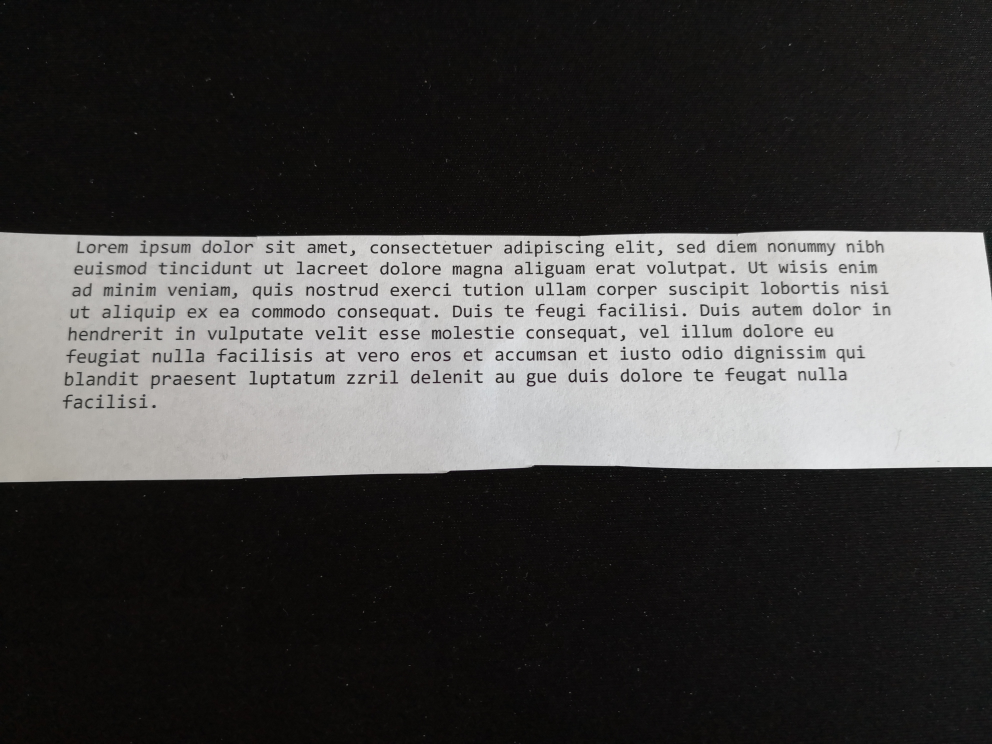
#> input picture documentation/image.jpg, 3968 x 2976 px (shown at 1/4 size)
$ python -i picture_rotator.py   (imports and definitions only)
#> lines starting #> are read from the running program, lines starting #| are printed output that depends on the picture; after the words box and inside, x2 and y2 are one past the last pixel; in counts of white or black regions, pixels touching at a corner belong together
#> in rotate_image_based_on_text, image is the input picture: shape (2976, 3968, 3); mean B, G, R 70.6, 71.4, 72.3
### imagetopdfandtxt/helper_utils.py
import os.path


def get_output_name_from_input(input_file_name, output_dir, output_extension=None):
    input_file_name = os.path.basename(input_file_name)
    output = os.path.splitext(input_file_name)
    if output_extension is None:
        output_extension = output[1]

    return output_dir + output[0] + output_extension

### imagetopdfandtxt/picture_rotator.py
import argparse
import os.path
import warnings
from shutil import copyfile
import cv2
import numpy as np
import imagetopdfandtxt.helper_utils as helper_utils
import scipy.ndimage

# see https://stackoverflow.com/a/57965160
# Delta defines the degree steps to be checked.
# Limit defines the maximum skew.
def get_rotation_angle(image, delta=1, limit=5):
#> called with delta = 1, limit = 5
    def determine_score(arr, angle):
        data = scipy.ndimage.rotate(arr, angle, reshape=False, order=0)
        histogram = np.sum(data, axis=1, dtype=float)
        score = np.sum((histogram[1:] - histogram[:-1]) ** 2, dtype=float)
        return histogram, score

    gray = cv2.cvtColor(image, cv2.COLOR_BGR2GRAY)
    thresh = cv2.threshold(gray, 0, 255, cv2.THRESH_BINARY_INV + cv2.THRESH_OTSU)[1]
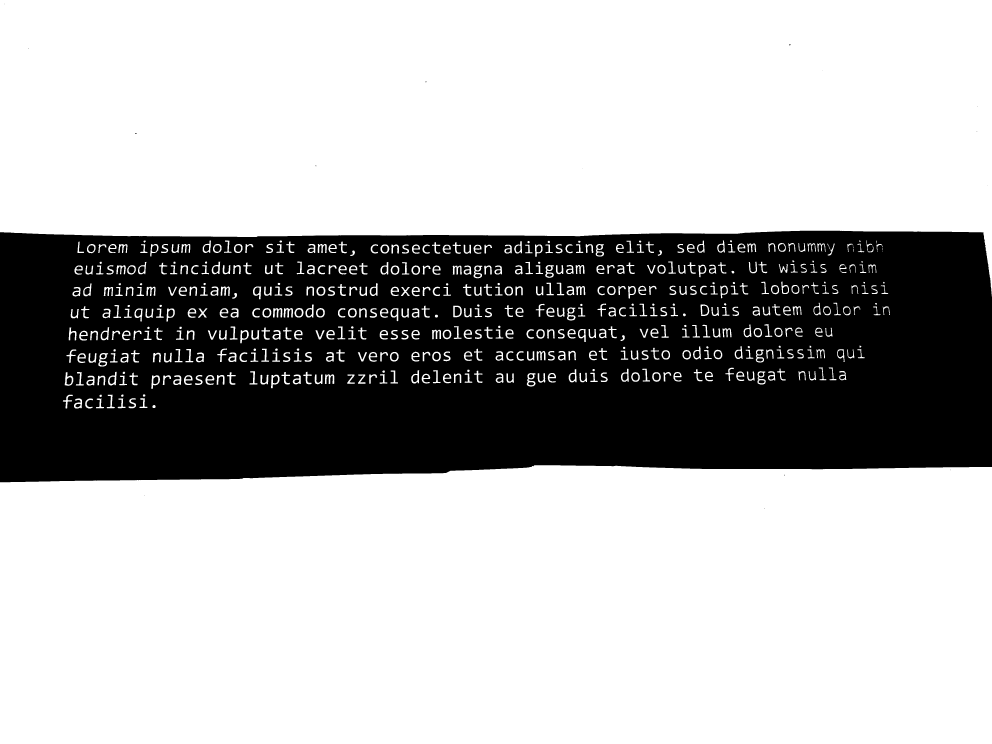
#> thresh: shape (2976, 3968) (shown at 1/4 size); 69.9% white; 183 black regions (18 under 20 px), largest, box (x1, y1, x2, y2) and area: (0, 923, 3968, 1929) 3496633, (2808, 1223, 2832, 1259) 719, (1819, 1228, 1842, 1264) 699

    scores = []
    angles = np.arange(-limit, limit + delta, delta)
    for angle in angles:
        histogram, score = determine_score(thresh, angle)
        scores.append(score)
#> this loop made 11 passes
#> score on passes 1 to 11: 2.23e+10, 2.69e+10, 3.53e+10, 6.59e+10, 1.26e+11, 2.7e+11, 7.79e+10, 4.39e+10, 2.86e+10, 2.33e+10, 1.93e+10
#> pass 1, in determine_score, `data = scipy.ndimage.rotate(arr, angle, reshape=False, order=0)`:
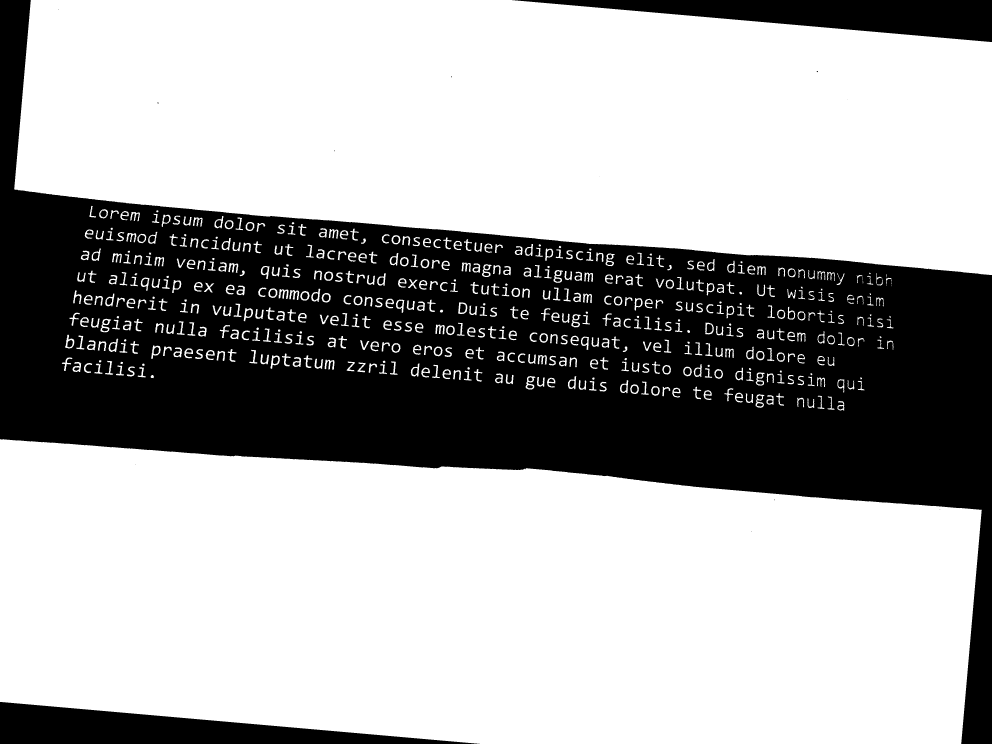
#> data: shape (2976, 3968) (shown at 1/4 size); 65.8% white; 181 black regions (14 under 20 px), largest, box (x1, y1, x2, y2) and area: (0, 0, 3968, 2976) 3658182, (2049, 0, 3968, 168) 162060, (0, 2808, 1919, 2976) 162060
#> pass 2, in determine_score (call 2), `data = scipy.ndimage.rotate(arr, angle, reshape=False, order=0)`:
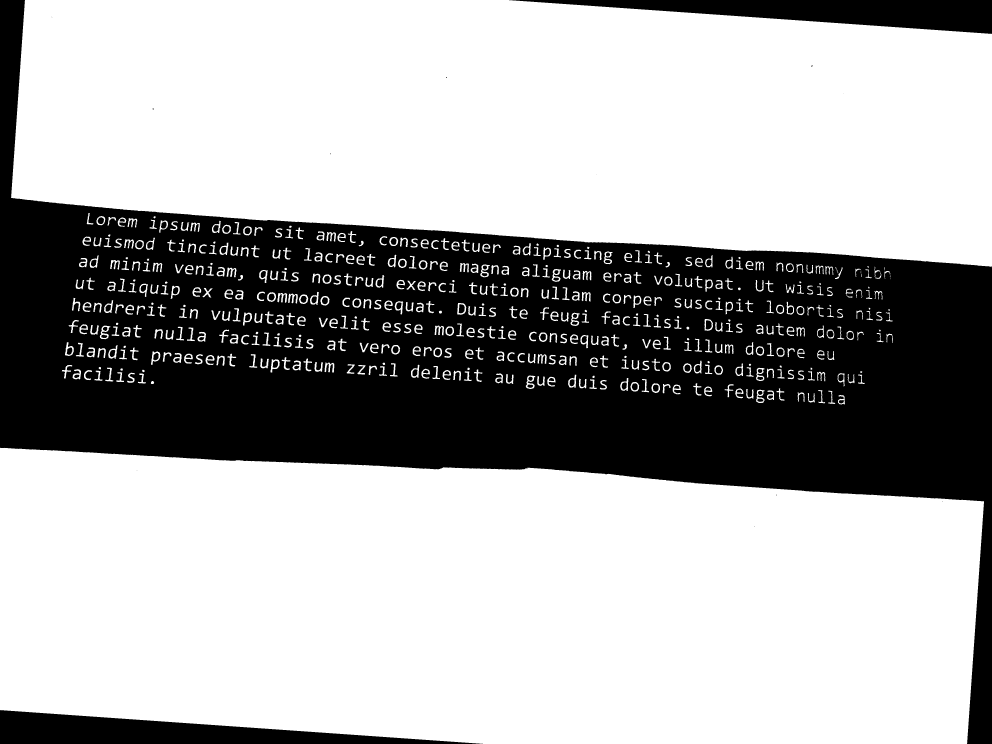
#> data: shape (2976, 3968) (shown at 1/4 size); 66.6% white; 181 black regions (13 under 20 px), largest, box (x1, y1, x2, y2) and area: (0, 0, 3968, 2976) 3629255, (2036, 0, 3968, 136) 131479, (0, 2840, 1932, 2976) 131479
#> pass 3, in determine_score (call 3), `data = scipy.ndimage.rotate(arr, angle, reshape=False, order=0)`:
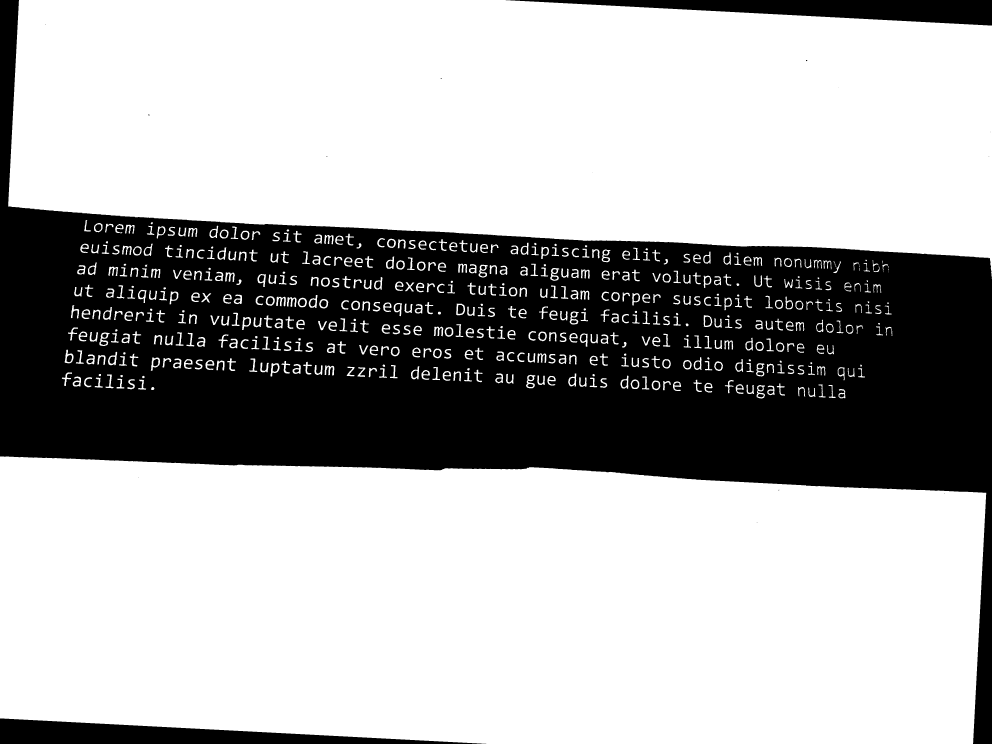
#> data: shape (2976, 3968) (shown at 1/4 size); 67.4% white; 183 black regions (16 under 20 px), largest, box (x1, y1, x2, y2) and area: (0, 0, 3968, 2976) 3598781, (2023, 0, 3968, 102) 100109, (0, 2874, 1945, 2976) 100109
#> after the loop, scores = [2.23e+10, 2.69e+10, 3.53e+10, 6.59e+10, 1.26e+11, 2.7e+11, 7.79e+10, 4.39e+10, 2.86e+10, 2.33e+10, 1.93e+10]

    best_angle = angles[scores.index(max(scores))]
#> best_angle = 0

    return -best_angle


# see https://www.pyimagesearch.com/2017/02/20/text-skew-correction-opencv-python/
def rotate_image_based_on_text(path_to_image, debug=False):
    image = cv2.imread(path_to_image)
    angle = get_rotation_angle(image)
#> angle = 0

    rgb = cv2.pyrDown(image)

    # rotate the image to deskew it
    (height_bounding_rect, width_bounding_rect) = rgb.shape[:2]
#> height_bounding_rect = 1488; width_bounding_rect = 1984
    center = (width_bounding_rect // 2, height_bounding_rect // 2)
#> center = (992, 744)
    M = cv2.getRotationMatrix2D(center, -angle, 1.0)
#> M = [[1, 0, 0], [0, 1, 0]]
    rotated = cv2.warpAffine(
        rgb,
        M,
        (width_bounding_rect, height_bounding_rect),
        flags=cv2.INTER_CUBIC,
        borderMode=cv2.BORDER_REPLICATE,
    )

    # draw the correction angle on the image so we can validate it
    # cv2.putText(rotated, "Angle: {:.2f} degrees".format(angle), (10, 30), cv2.FONT_HERSHEY_SIMPLEX, 0.7, (0, 0, 255), 2)
    print(f"--> Rotating picture '{path_to_image}' {angle:.2f} degrees")
#| --> Rotating picture '../documentation/image.jpg' 0.00 degrees

    # The output directory of the copy of the image and the text.
    output_directory = "tmp/"
    if not os.path.exists(output_directory):
        os.makedirs(output_directory)
    new_path_to_image = helper_utils.get_output_name_from_input(
        path_to_image, output_directory
    )
    cv2.imwrite(new_path_to_image, rotated)

    # Copy the image aswell, so everything is kept together in the result folder.
    unrotated_image_path = get_new_name(path_to_image, "not_rotated")
    copyfile(
        path_to_image,
        helper_utils.get_output_name_from_input(unrotated_image_path, output_directory),
    )

    # print("Written to '" + outputDirectory + getNewName(pathToImage, "rotated") + "'!")
    return new_path_to_image


def get_new_name(path_to_image, identifier):
    input_file_name = os.path.basename(path_to_image)
    name, ext = os.path.splitext(input_file_name)
    output_file_name = f"{name}_{identifier}{ext}"
    return output_file_name


def main():
    for image in ARGS["images"]:
        print(f"-> Trying to rotate '{image}' based on the text.")
        if os.path.isfile(image):
            rotate_image_based_on_text(image, ARGS["debug"])
        else:
            warnings.warn(f"Not a file: '{image}'! Doing nothing with it.. ")


# [26 lines not run here, left out]

>>> result = rotate_image_based_on_text('../documentation/image.jpg')
